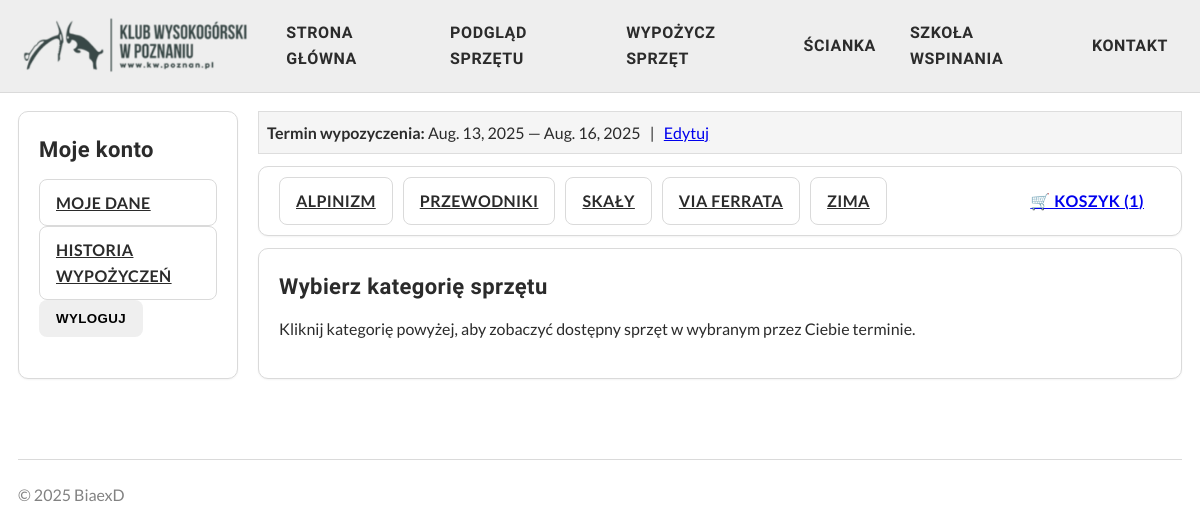
/order-categories/ (signed in), run on the app's committed database.
### rentals/models.py (models this page shows, shortened)
class Cart(models.Model):
    user = models.ForeignKey(settings.AUTH_USER_MODEL, on_delete=models.CASCADE)
    start_date = models.DateField()
    end_date = models.DateField()
    created_at = models.DateTimeField(auto_now_add=True)
    is_active = models.BooleanField(default=True)

class Category(models.Model):
    name = models.CharField(max_length=100)
    description = models.TextField(blank=True)

### rentals/views.py (the view)
# urls.py: path('order-categories/', views.order_categories, name='order_categories'),
@login_required
def order_categories(request):
    cart = get_active_cart(request.user)
    if not cart:
        messages.error(request, "Najpierw wybierz daty wypozyczenia sprzetu!")
        return redirect('select_dates')
    categories = Category.objects.all().order_by('name')
    return render(request, 'rentals/order_categories.html', {'categories': categories})

### rentals/context_processors.py (called while the page is built)
def cart_info(request):
    count = 0
    rental_period = None
    has_active_cart = False
    if not request.user.is_authenticated:
        return {
            'cart_count': count,
            'rental_period': rental_period,
            'has_active_cart': has_active_cart,
        }
    cart = Cart.objects.filter(user=request.user, is_active=True).first()
    if cart:
        count = CartItem.objects.filter(cart=cart).count()
        rental_period = {
            'start_date': cart.start_date,
            'end_date': cart.end_date,
        }
        has_active_cart = True
    return {
        'cart_count': count,
        'rental_period': rental_period,
        'has_active_cart': has_active_cart,
    }

### rentals/views.py (called while the page is built)
def get_active_cart(user):
    return Cart.objects.filter(user=user, is_active=True).first()

### rentals/templates/rentals/order_categories.html (shortened to what this page needs)
{% extends 'base.html' %}
{% load static %}
{% block content %}
  <div style="display:grid; grid-template-columns: 220px 1fr; gap:20px; max-width:1200px; margin:auto;">
    <aside class="card" style="padding:20px;">
      <h3>Moje konto</h3>
      <nav style="display:flex; flex-direction:column; margin-top:10px;">
        <a href="{% url 'user_data' %}" class="btn btn--ghost">Moje dane</a>
        <a href="{% url 'user_rentals' %}" class="btn btn--ghost">Historia wypożyczeń</a>
        <form action="{% url 'logout' %}" method="post">
          <button type="submit" class="btn btn--error">Wyloguj</button>
        </form>
      </nav>
    </aside>
    <main>
      {% include "rentals/_rental_period_bar.html" %}
      {% include "partials/_categorybar.html" %}
      <div class="card" style="padding:20px; margin-top:12px;">
        <h3>Wybierz kategorię sprzętu</h3>
        <p>Kliknij kategorię powyżej, aby zobaczyć dostępny sprzęt w wybranym przez Ciebie terminie.</p>
      </div>
    </main>
  </div>
{% endblock %}

### rentals/templates/rentals/_rental_period_bar.html
{% if has_active_cart and rental_period %}
<div style="background:#f5f5f5; padding:8px; margin-bottom:12px; border:1px solid #ddd;">
  <strong>Termin wypozyczenia:</strong>
  {{ rental_period.start_date }} — {{ rental_period.end_date }}
  &nbsp; | &nbsp;
  <a href="{% url 'select_dates' %}?edit=1">Edytuj</a>
</div>
{% endif %}

### templates/partials/_categorybar.html
<div class="card" style="display:flex; align-items:center; justify-content:space-between; padding:10px 20px; margin:12px 0; flex-wrap:wrap; gap:10px;">
  <div style="display:flex; gap:10px; flex-wrap:wrap;">
    {% for category in categories %}
      <a
        href="{% url 'category_detail' category.id %}"
        class="btn {% if active_category and active_category.id == category.id %}btn--primary{% else %}btn--ghost{% endif %}">
        {{ category.name }}
      </a>
    {% endfor %}
  </div>
  <div>
    <a href="{% url 'cart' %}" class="btn btn--primary">
      🛒 Koszyk ({{ cart_count }})
    </a>
  </div>
</div>

### static/css/base.css (style rules this page uses)
:root { --brand:#32c24a; --brand-dark:#28a53d; --bg:#ffffff; --header-bg:#eeeeee; --text:#2b2b2b; --muted:#828282; --border:#dadada; --radius:10px; --space:18px; --space-sm:10px; --space-lg:28px; }
* { box-sizing:border-box }
html,body { height:100% }
body.kw-body { margin:0;background:var(--bg);color:var(--text); font:16px/1.6 "Lato",system-ui,-apple-system,Segoe UI,Roboto,Arial,sans-serif; }
h1,h2,h3,h4 { font-family:"Oswald",sans-serif; letter-spacing:.4px; margin:0 0 12px }
h3 { font-size:22px }
p { margin:0 0 1em }
.card { background:#fff;border:1px solid var(--border);border-radius:var(--radius);padding:var(--space);box-shadow:0 1px 2px rgba(0,0,0,.05) }
.btn { display:inline-flex;align-items:center;gap:8px;padding:10px 16px;border-radius:8px;border:1px solid transparent;font-weight:700;text-transform:uppercase;letter-spacing:.4px;cursor:pointer }
.btn--ghost { background:#fff;border-color:var(--border);color:var(--text) }

### data on the page
Cart: start_date "Aug. 13, 2025", end_date "Aug. 16, 2025"
Category: name "ALPINIZM"
Category: name "PRZEWODNIKI"
Category: name "SKAŁY"
Category: name "VIA FERRATA"
Category: name "ZIMA"

### other printed values
{{ cart_count }} "1"
